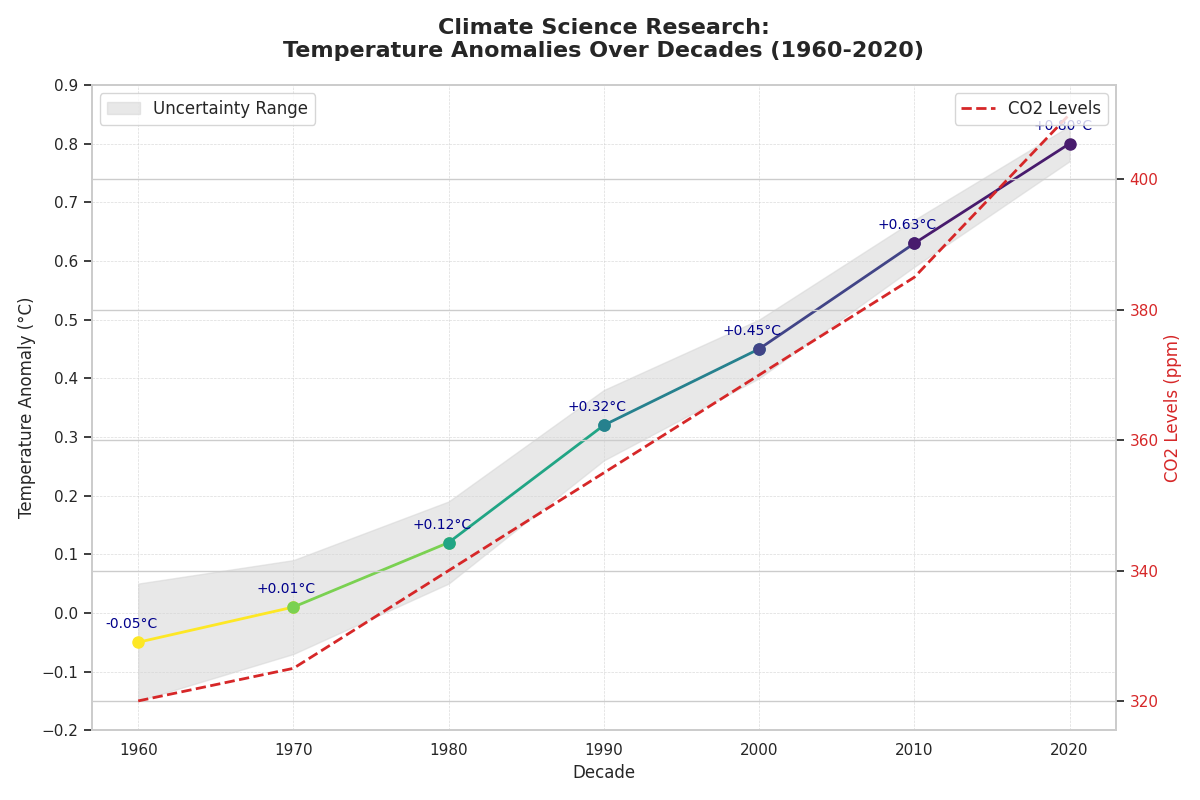

The Python source for this figure:
import matplotlib.pyplot as plt
import numpy as np
import matplotlib.cm as cm
import matplotlib.colors as mcolors

decades = np.array([1960, 1970, 1980, 1990, 2000, 2010, 2020])
temperature_anomalies = np.array([-0.05, 0.01, 0.12, 0.32, 0.45, 0.63, 0.80])
uncertainties = np.array([0.1, 0.08, 0.07, 0.06, 0.05, 0.04, 0.03])

norm = mcolors.Normalize(vmin=min(temperature_anomalies), vmax=max(temperature_anomalies))
cmap = cm.viridis

fig, ax = plt.subplots(figsize=(12, 8))

ax.fill_between(decades, temperature_anomalies - uncertainties, temperature_anomalies + uncertainties, 
                color='lightgray', alpha=0.5, label='Uncertainty Range')

# Create a list of shuffled colors for the temperature line plot
shuffled_colors = [cmap(norm(temp)) for temp in reversed(temperature_anomalies)]

for i in range(len(decades) - 1):
    ax.plot(decades[i:i+2], temperature_anomalies[i:i+2], marker='o', 
            color=shuffled_colors[i], markersize=8, linewidth=2)

for decade, anomaly in zip(decades, temperature_anomalies):
    ax.annotate(f'{anomaly:+.2f}°C', xy=(decade, anomaly), xytext=(-5, 10),
                textcoords='offset points', ha='center', fontsize=10, color='darkblue')

ax.set_title('Climate Science Research:\nTemperature Anomalies Over Decades (1960-2020)', 
             fontsize=16, fontweight='bold', pad=20)
ax.set_xlabel('Decade', fontsize=12)
ax.set_ylabel('Temperature Anomaly (°C)', fontsize=12)

ax.grid(True, which='both', linestyle='--', linewidth=0.5, alpha=0.7)
ax.set_axisbelow(True)

ax.set_yticks(np.arange(-0.2, 1.0, 0.1))

ax.legend(loc='upper left', fontsize=12)

co2_levels = np.array([320, 325, 340, 355, 370, 385, 410])
ax2 = ax.twinx()
ax2.plot(decades, co2_levels, color='tab:red', linestyle='--', linewidth=2, label='CO2 Levels')
ax2.set_ylabel('CO2 Levels (ppm)', fontsize=12, color='tab:red')
ax2.tick_params(axis='y', labelcolor='tab:red')
ax2.legend(loc='upper right', fontsize=12)

plt.tight_layout()
plt.show()
